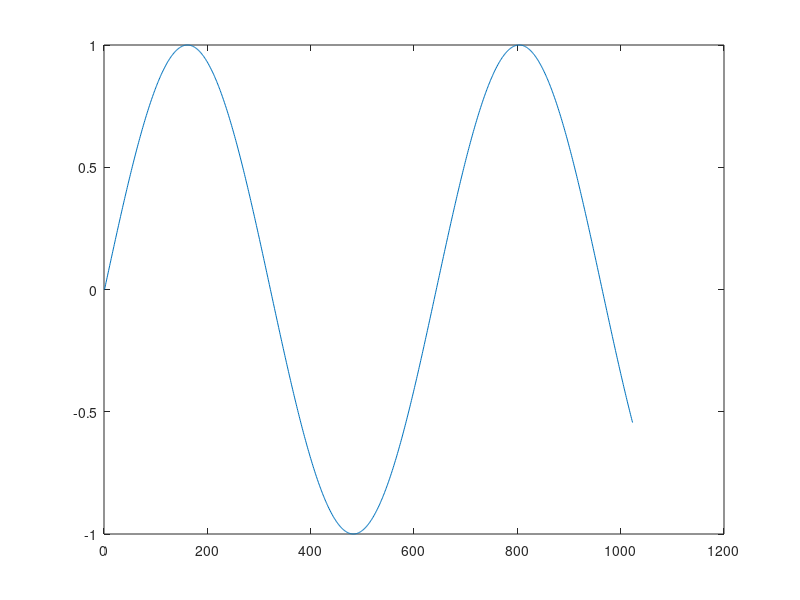

This figure's MATLAB source:
%Test a qtt2 idea by Oswald

a=0;
b=1;
d=10;
n=2^d-1;
h=(b-a)/(n-1);
x=a+(0:n-1)*h;
%Create a sine function with noise

f=sin(10*x); 
f=f+0*1e-1*randn(size(f));
plot(f)

%Now do QTT2

f1=[f(1:2:n-1);f(2:2:n-1);f(3:2:n)];

%1 2 3  
%2 3 4  
%3 4 5 

%1 5   9            1 3 5 5 7  9   9  11 13
%2 6   10           2 4 6 6 8  10  10 12 14
%3 7   11           3 5 7 7 9  11  11 13 15
%4 8   12  ->       4 6 8 8 10 12  12 14 16
%5 9   13           
%6 10  14
%7 11  15
%8 12  16


% 1 3 5
% 2 4 6
% 3 5 7
% 4 6 8






